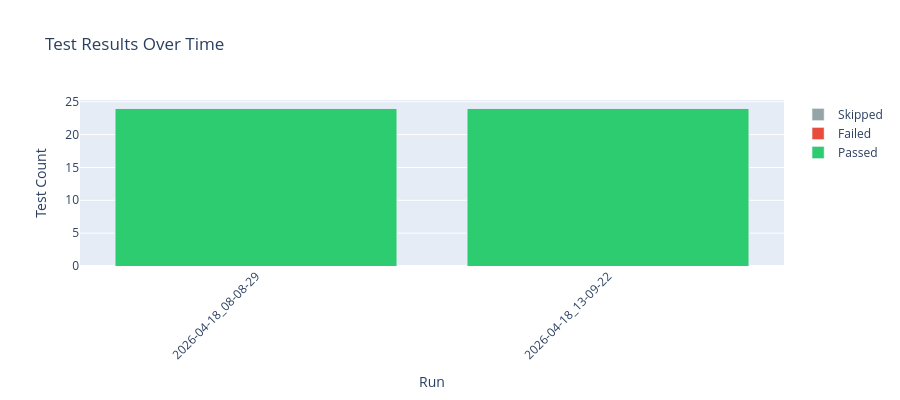
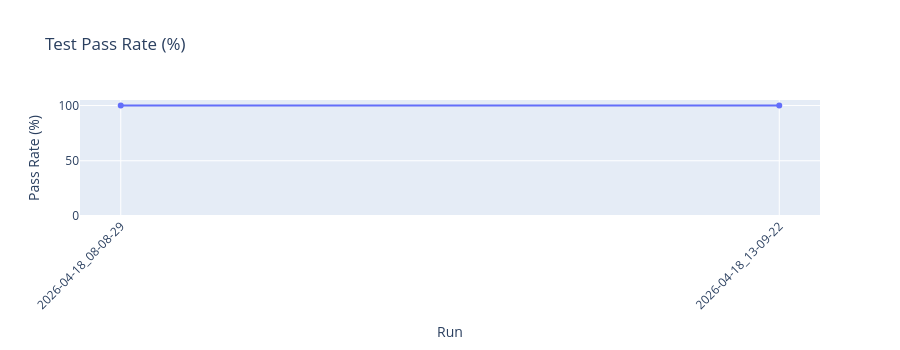

The notebook cell saved with these charts, in order:
### Markdown cell above
## Test Results Over Time

### Code cell
if not df_test.empty:
    fig = go.Figure()
    fig.add_bar(x=df_test["timestamp"], y=df_test["totalPassed"], name="Passed", marker_color="#2ecc71")
    fig.add_bar(x=df_test["timestamp"], y=df_test["totalFailed"], name="Failed", marker_color="#e74c3c")
    fig.add_bar(x=df_test["timestamp"], y=df_test["totalSkipped"], name="Skipped", marker_color="#95a5a6")
    fig.update_layout(
        barmode="stack",
        title="Test Results Over Time",
        xaxis_title="Run", yaxis_title="Test Count",
        xaxis_tickangle=-45, height=400,
    )
    fig.show()

    # Pass rate trend
    df_test_rate = df_test.copy()
    df_test_rate["passRate"] = df_test_rate.apply(
        lambda r: (r["totalPassed"] / r["totalTests"] * 100) if r["totalTests"] > 0 else 0, axis=1
    )
    fig2 = px.line(
        df_test_rate, x="timestamp", y="passRate",
        title="Test Pass Rate (%)", markers=True,
        labels={"passRate": "Pass Rate (%)", "timestamp": "Run"},
    )
    fig2.update_layout(yaxis_range=[0, 105], xaxis_tickangle=-45, height=350)
    fig2.show()
else:
    print("No test results found.")

### Figure 1 — Plotly figure (JSON) as saved in the notebook; plotly's stock layout.template omitted (floating-point values rounded to 4 significant figures)
{"data": [{"marker": {"color": "#2ecc71"}, "name": "Passed", "type": "bar", "x": ["2026-04-18_08-08-29", "2026-04-18_13-09-22"], "y": [24, 24]}, {"marker": {"color": "#e74c3c"}, "name": "Failed", "type": "bar", "x": ["2026-04-18_08-08-29", "2026-04-18_13-09-22"], "y": [0, 0]}, {"marker": {"color": "#95a5a6"}, "name": "Skipped", "type": "bar", "x": ["2026-04-18_08-08-29", "2026-04-18_13-09-22"], "y": [0, 0]}], "layout": {"barmode": "stack", "height": 400, "title": {"text": "Test Results Over Time"}, "xaxis": {"tickangle": -45, "title": {"text": "Run"}}, "yaxis": {"title": {"text": "Test Count"}}}}

### Figure 2 — Plotly figure (JSON) as saved in the notebook; plotly's stock layout.template omitted (floating-point values rounded to 4 significant figures)
{"data": [{"hovertemplate": "Run=%{x}<br>Pass Rate (%)=%{y}<extra></extra>", "legendgroup": "", "line": {"color": "#636efa", "dash": "solid"}, "marker": {"symbol": "circle"}, "mode": "lines+markers", "name": "", "orientation": "v", "showlegend": false, "type": "scatter", "x": ["2026-04-18_08-08-29", "2026-04-18_13-09-22"], "xaxis": "x", "y": [100.0, 100.0], "yaxis": "y"}], "layout": {"height": 350, "legend": {"tracegroupgap": 0}, "title": {"text": "Test Pass Rate (%)"}, "xaxis": {"anchor": "y", "domain": [0, 1], "tickangle": -45, "title": {"text": "Run"}}, "yaxis": {"anchor": "x", "domain": [0, 1], "range": [0, 105], "title": {"text": "Pass Rate (%)"}}}}
